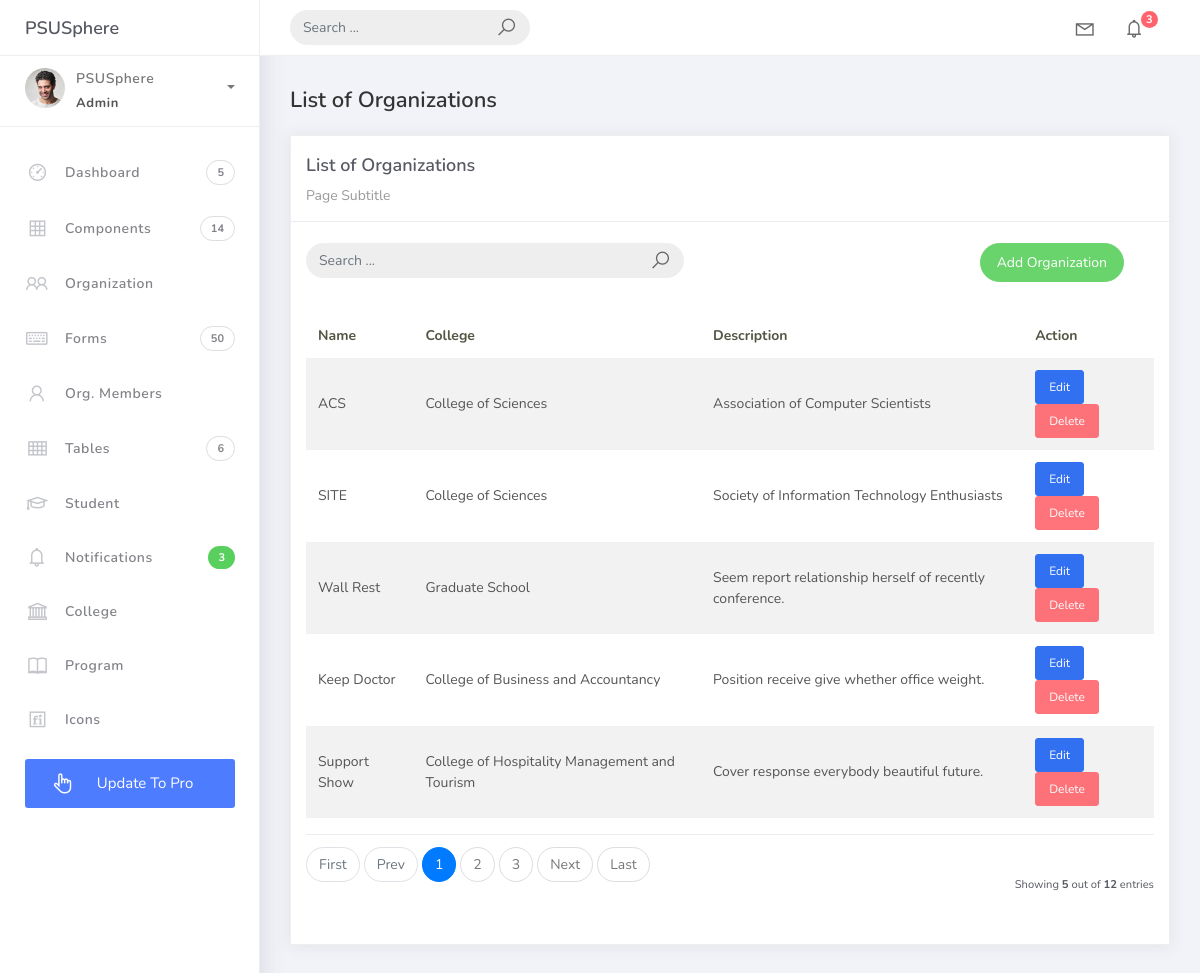
Screenshot of /organization_list with the database file from the repository.
### studentorg/models.py (models this page shows, shortened)
class BaseModel(models.Model):
    created_at = models.DateTimeField(auto_now_add=True, db_index=True)
    updated_at = models.DateTimeField(auto_now=True)
    class Meta:
        abstract = True

class Organization(BaseModel):
    name = models.CharField(max_length=250)
    college = models.ForeignKey(
        College, null=True, blank=True, on_delete=models.CASCADE
    )
    description = models.CharField(max_length=500)

class College(BaseModel):
    college_name = models.CharField(max_length=150)
    def __str__(self):
        return self.college_name

### studentorg/views.py (the view)
# urls.py: path('organization_list', OrganizationList.as_view(), name='organization-list'),
class OrganizationList(ListView):
    model = Organization
    context_object_name = 'organization'
    template_name = 'org_list.html'
    paginate_by = 5
    def get_queryset(self):
        qs = super().get_queryset()
        query = self.request.GET.get('q')
        if query:
            qs = qs.filter(
                Q(name__icontains=query) |
                Q(description__icontains=query)
            )
        return qs

### projectsite/templates/org_list.html
{% extends 'base.html' %}
{% load static %}
{% block content %}
<div class="content">
<div class="container-fluid">
<h4 class="page-title">List of Organizations</h4>
<div class="row">
<div class="col-md-12">
<div class="card">
<div class="card-header">
<div class="card-title">List of Organizations</div>
<div class="card-category">Page Subtitle</div>
</div>
<br />
<div class="col-md-12 row">
<div class="col-md-6">
<form class="navbar-left navbar-form nav-search mr-md-3" action="{% url 'organization-list' %}">
<div class="input-group">
<input type="text" name="q" placeholder="Search ..." class="form-control" />
<div class="input-group-append">
<span class="input-group-text">
<i class="la la-search search-icon"></i>
</span>
</div>
</div>
</form>
</div>
<div class="col-md-6">
<div class="pull-right">
<a href="{% url 'organization-add' %}" class="btn btn-success btn-rounded">Add Organization</a>
</div>
</div>
</div>
<div class="card-body">
<table class="table table-striped mt-3">
<thead>
<tr>
<th scope="col">Name</th>
<th scope="col">College</th>
<th scope="col">Description</th>
<th scope="col">Action</th>
</tr>
</thead>
<tbody>
{% for object in object_list %}
<tr>
<td>{{ object.name }}</td>
<td>{{ object.college }}</td>
<td>{{ object.description }}</td>
<td>
                        <a href="{% url 'organization-update' object.id %}" class="btn btn-sm btn-primary">Edit</a>
                        <a href="{% url 'organization-delete' object.id %}" class="btn btn-sm btn-danger">Delete</a>
                    </td>
</tr>
{% empty %}
<tr>
<td colspan="4" style="text-align: center">
<p class="text-sm font-weight-bold mb-0">No Records Found</p>
</td>
</tr>
{% endfor %}
</tbody>
</table>
{% include 'includes/pagination.html' %}
</div>
</div>
</div>
</div>
</div>
</div>
{% endblock %}

### rows the page displays
Organization: name "ACS", college "College of Sciences", description "Association of Computer Scientists"
Organization: name "SITE", college "College of Sciences", description "Society of Information Technology Enthusiasts"
Organization: name "Wall Rest", college "Graduate School", description "Seem report relationship herself of recently conference."
Organization: name "Keep Doctor", college "College of Business and Accountancy", description "Position receive give whether office weight."
Organization: name "Support Show", college "College of Hospitality Management and Tourism", description "Cover response everybody beautiful future."

### other values shown
{{ page_num }} "1"
{{ page_num }} "2" "3"
{{ object_list.count }} "5"
{{ paginator.count }} "12"
